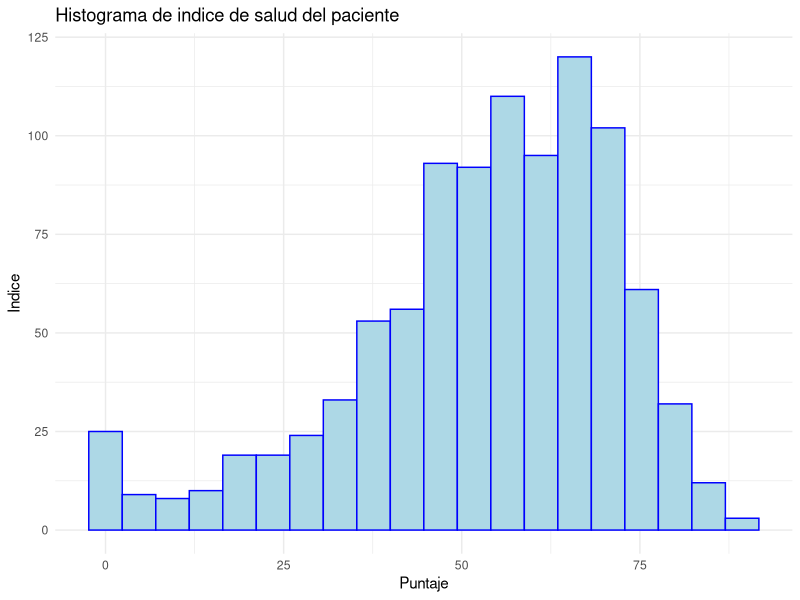
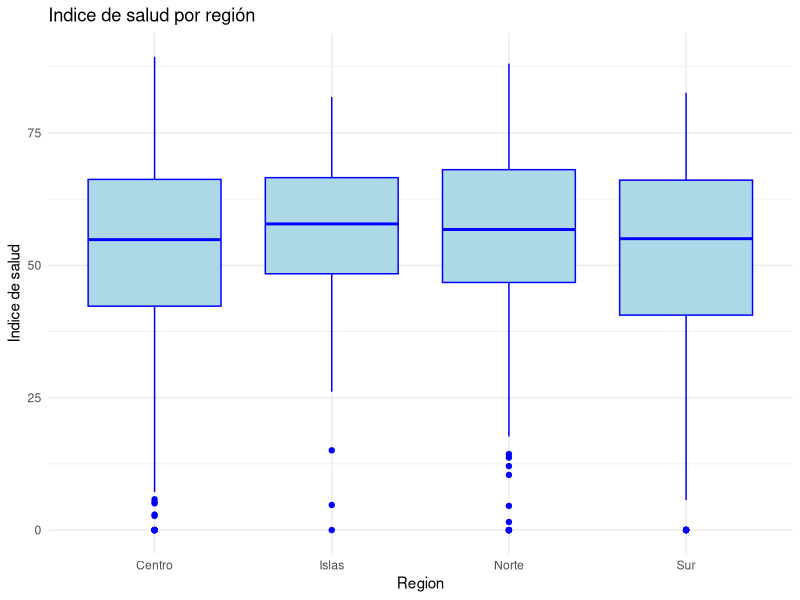
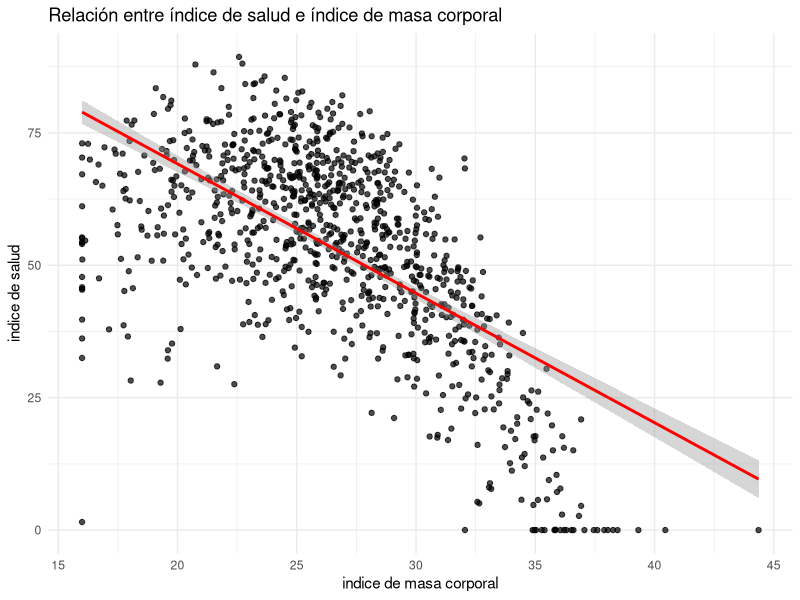
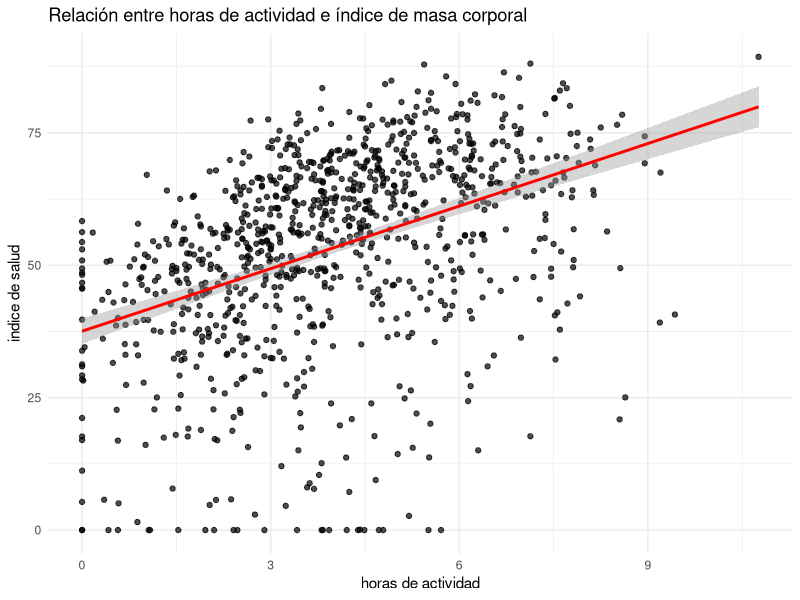
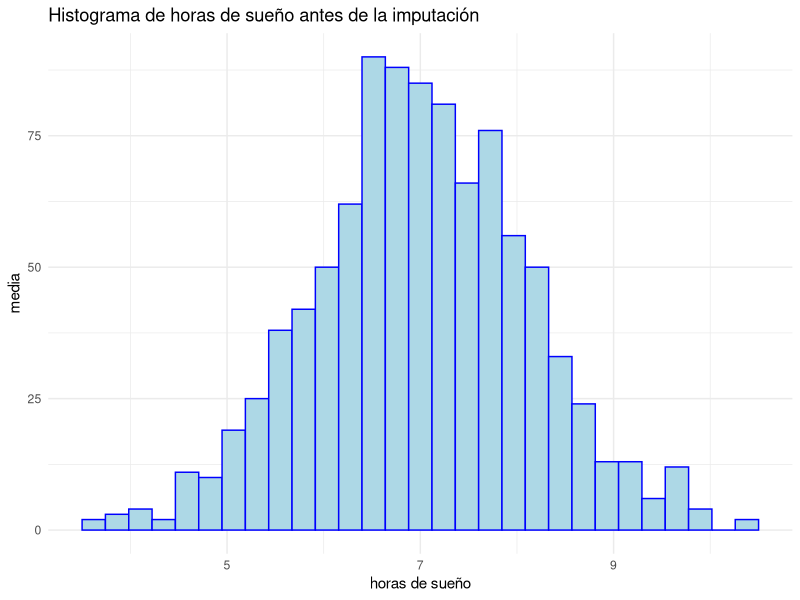
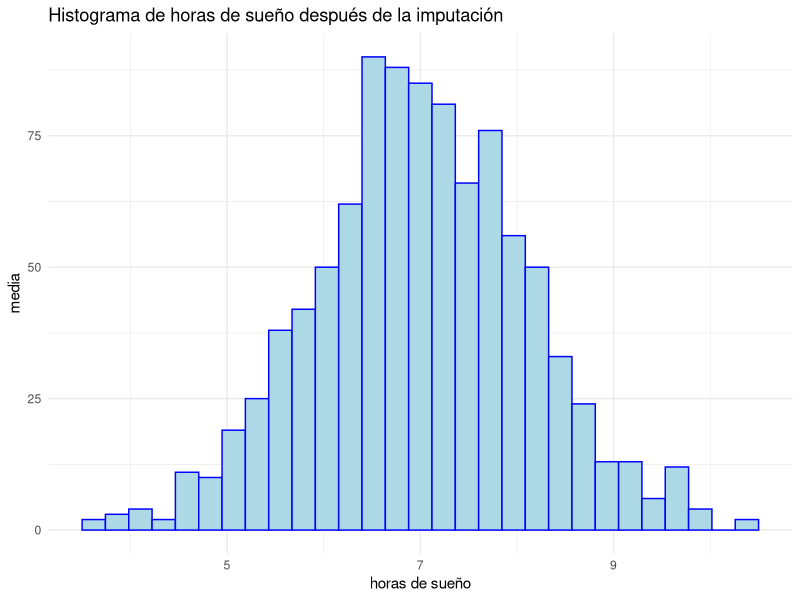

Here is the R script that generated these plots, in order:
## ---- chunk 1
#| include : false

# librerias
library(tidyverse)
library(ggplot2)
library(dplyr)
library(purrr)
## ---- chunk 2
#| echo: false
# leemos los datos
health_df <- read.csv("data/health_C.csv")
head(health_df) #mostrar las primeras filas
## ---- chunk 3
#| include: false

## PRIMER BLOQUE ##
# media, mediana y desviación típica de la variable health_score.
media=mean(health_df$health_score) 
mediana=median(health_df$health_score) 
des_tipica=sd(health_df$health_score) 

## ---- chunk 4
#| echo: false
# histograma de health_score con 20 intervalos.
ggplot(health_df, aes(x = health_score)) +
  geom_histogram(bins = 20, fill = "lightblue", color = "blue") +
  labs(title = "Histograma de indice de salud del paciente",
       x = "Puntaje",
       y = "Indice") +
  theme_minimal()
## ---- chunk 5
# distribución de frecuencias relativas de los pacientes por sex. 
 #### MIRAR ESTO BIEN ####
frec_abs=table(health_df$sex)
frec_rel=prop.table(frec_abs)
ptg_rel=frec_rel*100
tabla_frecuencias <- data.frame(
  Frecuencia_Absoluta = as.vector(frec_abs),
  Frecuencia_Relativa = round(as.vector(frec_rel), 4),
  Porcentaje_Porc = round(as.vector(ptg_rel), 2)
)
row.names(tabla_frecuencias) <- names(frec_abs)
## ---- chunk 6
# diagrama de cajas de health_score según region.
ggplot(health_df, aes(x = factor(region), y = health_score)) +
  geom_boxplot(fill = "lightblue", color="blue") +
  labs(title = "Indice de salud por región",
       x = "Region",
       y = "Indice de salud") +
  theme_minimal()
## ---- chunk 7
#|echo: false

# gráfico de dispersión entre bmi y health_score. ¿Qué relación parece observarse? 
ggplot(health_df, aes(x = bmi, y = health_score)) +
  geom_point(alpha = 0.7) +
  geom_smooth(method = "lm", se = TRUE, color = "red") +
  labs(title = "Relación entre índice de salud e índice de masa corporal",
       x = "indice de masa corporal", y = "indice de salud") +
  theme_minimal()
# CUANTO MAS INDICE DE MASA CORPORAL TIENE UNA PERSONA MAS BAJO ES SU INDICE DE SALUD 

## ---- chunk 8
# matriz de correlaciones entre las variables numéricas (ej. bmi, activity_hours, sleep_hours, stress, cholesterol, systolic_bp, diastolic_bp).
var_num=health_df[,c("age","bmi","activity_hours","sleep_hours","stress","cholesterol","systolic_bp",
              "diastolic_bp", "alcohol_units","diet_score","med_adherence","comorbidities","income")]
cor_matrix <- cor(var_num)
print(round(cor_matrix, 2))
# TIENE MUCHOS VALORES NA PORQUE LOS DATOS TIENE HUECOS SIN PONER.
## ---- chunk 9
# Representa un gráfico de dispersión entre activity_hours y health_score. ¿Hay indicios de una relación no lineal? 
ggplot(health_df, aes(x = activity_hours, y = health_score)) +
  geom_point(alpha = 0.7) +
  geom_smooth(method = "lm", se = TRUE, color = "red") +
  labs(title = "Relación entre horas de actividad e índice de masa corporal",
       x = "horas de actividad", y = "indice de salud") +
  theme_minimal()
# NO HAY INDICIOS PORQUE LA LINEA DE REGRESION ES RECTA, NO CURVA
## ---- chunk 10
nas_totales = colSums(is.na(health_df))
nas_totales[nas_totales > 0]
## ---- chunk 11
# 1. Obtener la matriz de posiciones
posiciones_na = which(is.na(health_df), arr.ind = TRUE)

# 2. Convertirlo en un data.frame ordenado y bonito
df_nas = data.frame(
  Fila = posiciones_na[, "row"],
  Variable = names(health_df)[posiciones_na[, "col"]]
)

# 3. Ver los primeros resultados (o todo el objeto)
head(df_nas, 45)
## ---- chunk 12
# 1. Proporción total de NA (da un valor entre 0 y 1, por ejemplo: 0.02)
proporcion_nas = mean(is.na(health_df))
cat("proporcion total de valores nulos:",proporcion_nas*100,"\n")
## ---- chunk 13
tabla_resumen=data.frame(porcentaje=colMeans(is.na(health_df)*100))
summary(tabla_resumen)
tabla_resumen
## ---- chunk 14
health_df_imputado=health_df
media_calculada=mean(health_df$bmi, na.rm = TRUE)
health_df_imputado$bmi[is.na(health_df$bmi)]=media_calculada
## ---- chunk 15
#histograma antes de la imputacion
ggplot(health_df, aes(x = sleep_hours)) +
  geom_histogram(fill = "lightblue", color = "blue") +
  labs(title = "Histograma de horas de sueño antes de la imputación",
       x = "horas de sueño",
       y = "media") +
  theme_minimal()

#histograma despues de la imputacion
ggplot(health_df_imputado, aes(x = sleep_hours)) +
  geom_histogram(fill = "lightblue", color = "blue") +
  labs(title = "Histograma de horas de sueño después de la imputación",
       x = "horas de sueño",
       y = "media") +
  theme_minimal()
## ---- chunk 16
health_df_imputado1=health_df
mediana_calculada=median(health_df$stress, na.rm = TRUE)
health_df_imputado1$stress[is.na(health_df$stress)]=mediana_calculada
## ---- chunk 17
health_df_imputado2=health_df
media_calculada_mujeres=mean(health_df$cholesterol[health_df$sex=="Mujer"], na.rm = TRUE,)
media_calculada_hombres=mean(health_df$cholesterol[health_df$sex=="Hombre"], na.rm = TRUE,)
health_df_imputado2$cholesterol[is.na(health_df$cholesterol) & health_df$sex=="Mujer" ]=media_calculada_mujeres
health_df_imputado2$cholesterol[is.na(health_df$cholesterol) & health_df$sex=="Hombre" ]=media_calculada_hombres
